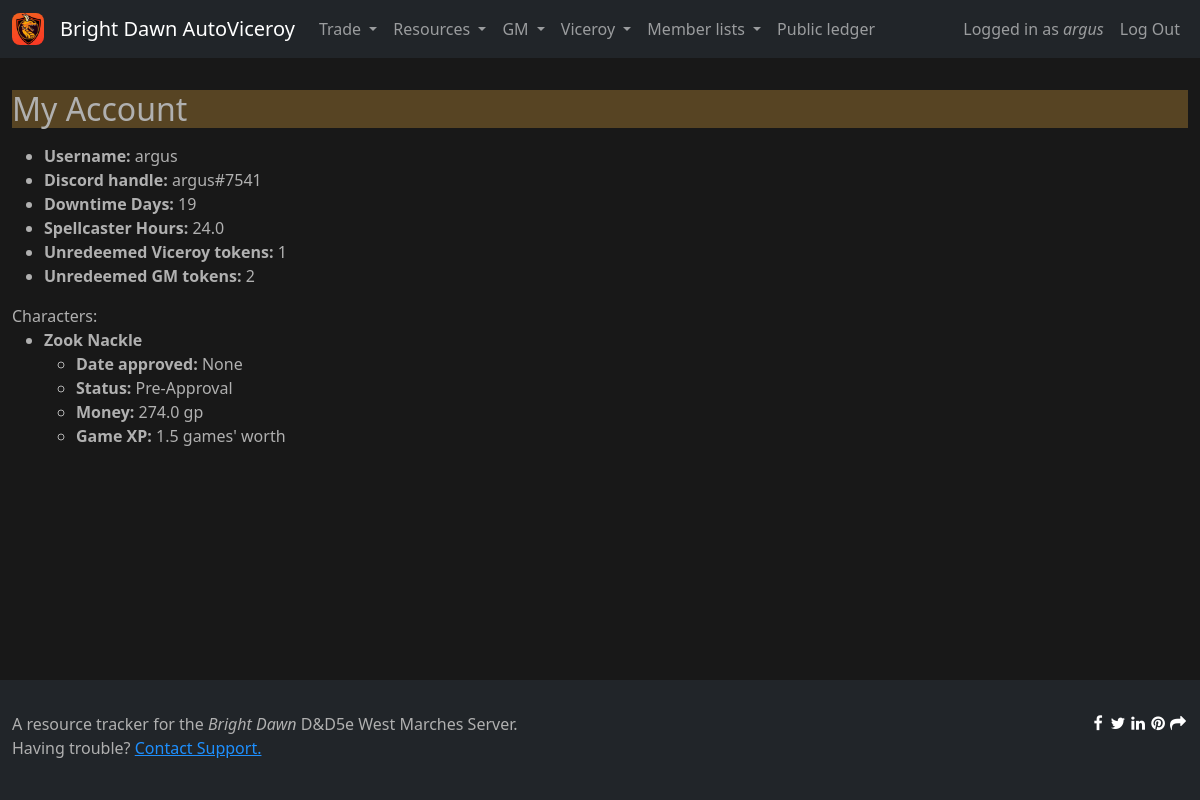
Page /resource_tracker/my_account/ (signed in) on the earlier database version.
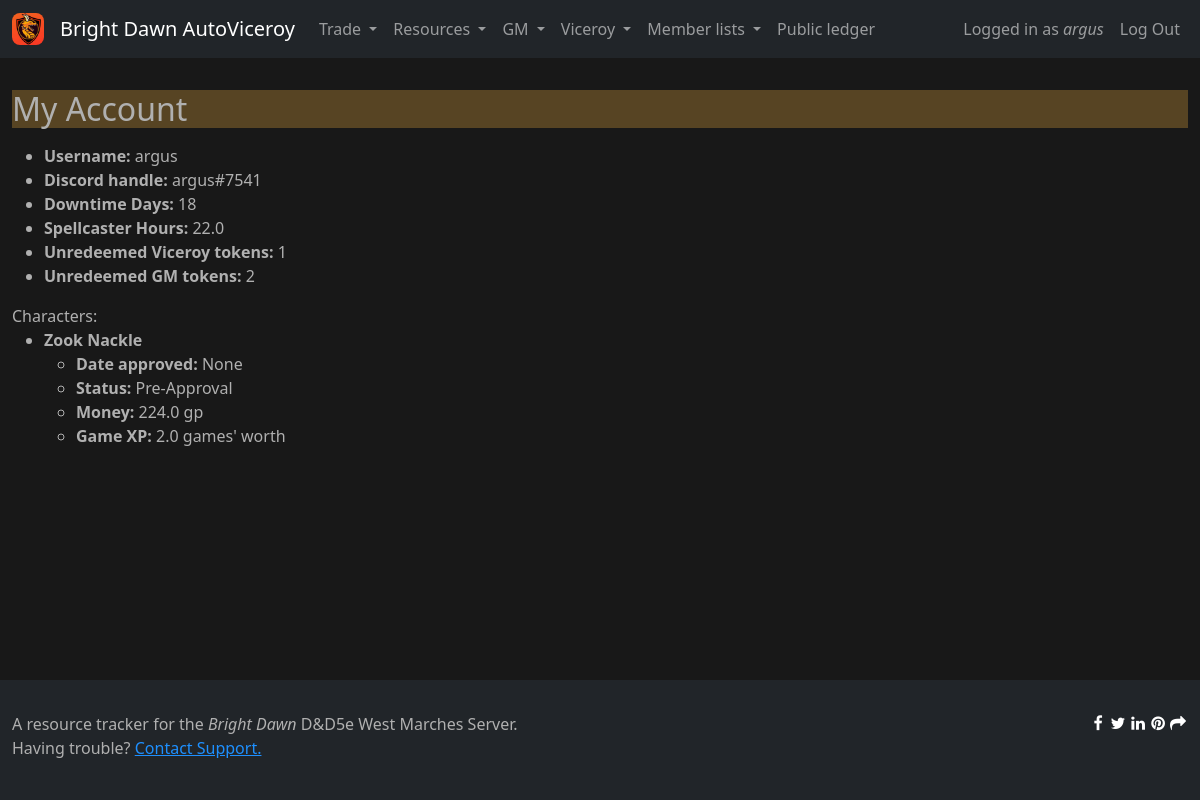
Same page on the later database version.
### resource_tracker/models.py (models this page shows, shortened)
class Player(models.Model):
    created = models.DateTimeField(auto_now_add=True)
    user = models.ForeignKey(
        settings.AUTH_USER_MODEL,
        on_delete=models.CASCADE
    )
    discord = models.CharField(max_length=50)
    downtime = models.PositiveIntegerField(default=0)
    last_downtime_claim = models.DateTimeField(null=True, blank=True)
    spellcaster_hours = models.FloatField(default=0)
    last_spellcaster_claim = models.DateTimeField(null=True, blank=True)
    isViceroy = models.BooleanField(default=False)
    viceroy_tokens = models.PositiveIntegerField(default=0)
    isGM = models.BooleanField(default=False)
    gm_tokens = models.PositiveIntegerField(default=0)

class Character(models.Model):
    created = models.DateTimeField(null=True, auto_now_add=True)
    approved = models.DateTimeField(null=True, blank=True)
    player = models.ForeignKey(
        Player,
        on_delete=models.CASCADE
    )
    name = models.CharField(max_length=100)
    money = models.FloatField(default=0)
    xp = models.FloatField(default=0)
    status = models.CharField(
        max_length=2,
        choices=[
            ("PA", "Pre-Approval"),
            ("AC", "Active"),
            ("RD", "Retired or Dead"),
        ],
        default="PA"
    )

### resource_tracker/views.py (the view)
# urls.py: path('my_account/', views.my_account, name='my_account'),
@login_required
def my_account(request):
    context = alwaysContext(request)
    context["player"] = Player.objects.get(user=request.user)
    context["characters"] = Character.objects.filter(player__user=request.user)
    return render(request, "my_account.html", context)

### brightdawn/views.py (called while the page is built)
def lastSundayMidnight():
    today = datetime.date.today()
    idx = (today.weekday() + 1) % 7
    last_sunday = today - datetime.timedelta(idx)
    last_sunday = datetime.datetime.combine(last_sunday, datetime.datetime.min.time())
    last_sunday = pytz.timezone("US/Eastern").localize(last_sunday)
    return last_sunday

def alwaysContext(request):
    if request.user.is_authenticated:
        user_player = Player.objects.get(user=request.user)
        if user_player.last_spellcaster_claim == None or user_player.last_spellcaster_claim < lastSundayMidnight():
            user_player.spellcaster_hours = 24
            user_player.last_spellcaster_claim = datetime.datetime.now()
            user_player.save()
        return {
            "user_player" : user_player
        }

### resource_tracker/templates/my_account.html (shortened to what this page needs)
{% extends "base.html" %}
{% block page_title %}
My Account
{% endblock %}
{% block body %}
<ul>
    <li><b>Username:</b> {{user.username}}</li>
    <li><b>Discord handle:</b> {{player.discord}}</li>
    <li><b>Downtime Days:</b> {{player.downtime}}</li>
    <li><b>Spellcaster Hours:</b> {{player.spellcaster_hours}}</li>
    {% if player.isViceroy %}
    <li><b>Unredeemed Viceroy tokens:</b> {{player.viceroy_tokens}}</li>
    {% endif %}
    {% if player.isGM %}
    <li><b>Unredeemed GM tokens:</b> {{player.gm_tokens}}</li>
    {% endif %}
</ul>
Characters:
<ul>
    {% for chr in characters %}
    <li><b>{{chr.name}}</b></li>
    <ul>
        <li><b>Date approved:</b> {{chr.approved}}</li>
        <li><b>Status:</b> {{chr.get_status_display}}</li>
        <li><b>Money:</b> {{chr.money}} gp</li>
        <li><b>Game XP:</b> {{chr.xp}} games' worth</li>
    </ul>
    {% endfor %}
</ul>
{% endblock %}

Differences in the rows shown:
changed Player "argus#7541": downtime "19" → "18"; spellcaster_hours "24.0" → "22.0"
changed Character "Zook Nackle": money "274.0" → "224.0"; xp "1.5" → "2.0"
